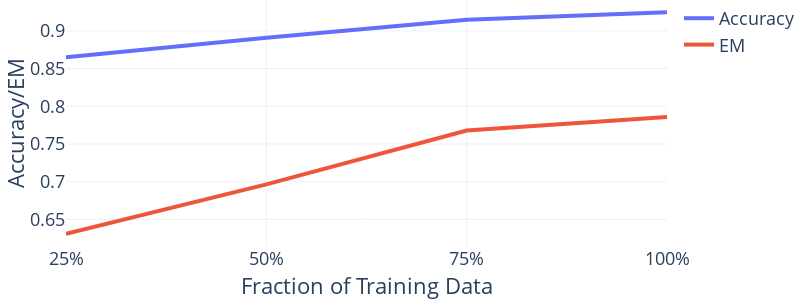

Notebook source saved alongside this figure:
### Code cell
# Plot accuracy and EM using Plotly
fig = go.Figure()
accs = list(map(lambda x: x[6], classifiers))
ems = list(map(lambda x: x[7], classifiers))

fig.add_trace(go.Scatter(x=[0.25,0.5,0.75,1], y=accs, name="Accuracy", mode="lines"))
fig.add_trace(go.Scatter(x=[0.25,0.5,0.75,1], y=ems, name="EM", mode="lines"))

fig.update_layout(barmode='group', xaxis_title="Fraction of Training Data", yaxis_title="Accuracy/EM",
                  xaxis=dict(
                      tickmode='array',
                      tickvals=[0.25,0.5,0.75,1],
                      ticktext=["25%", "50%", "75%", "100%"]
                  ),
                  template="plotly_white",
                  width=800,
                  height=300)
fig.update_layout(
    font=dict(
        size=18
    )
)
fig.update_traces(line=dict(width=4))
fig.update_layout(margin=dict(t=0, b=0, l=0, r=0))
fig.show()

### Figure 1 — Plotly figure (JSON) as saved in the notebook; plotly's stock layout.template omitted (floating-point values rounded to 4 significant figures)
{"data": [{"mode": "lines", "name": "Accuracy", "x": [0.25, 0.5, 0.75, 1], "y": [0.8651, 0.8909, 0.9147, 0.9246], "type": "scatter", "line": {"width": 4}}, {"mode": "lines", "name": "EM", "x": [0.25, 0.5, 0.75, 1], "y": [0.631, 0.6964, 0.7679, 0.7857], "type": "scatter", "line": {"width": 4}}], "layout": {"xaxis": {"title": {"text": "Fraction of Training Data"}, "tickmode": "array", "tickvals": [0.25, 0.5, 0.75, 1], "ticktext": ["25%", "50%", "75%", "100%"]}, "barmode": "group", "yaxis": {"title": {"text": "Accuracy/EM"}}, "width": 800, "height": 300, "font": {"size": 18}, "margin": {"t": 0, "b": 0, "l": 0, "r": 0}}}
